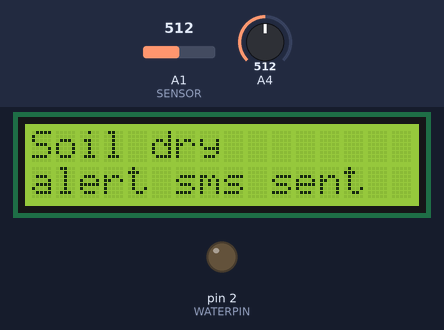
This sketch was run on a simulated Arduino Uno, built with avr-gcc and run on an emulated ATmega328P. Parts: 16×2 character LCD, output pins drawn as LEDs (lit = HIGH). The test bench sets the inputs (shaded band); at power-on: A4 = 512, A1 (SENSOR) = 512. What the sketch prints to the serial monitor is not drawn.

Above: at 1.2 s.
1.3 s: A4 set to 490
At 9.6 s:
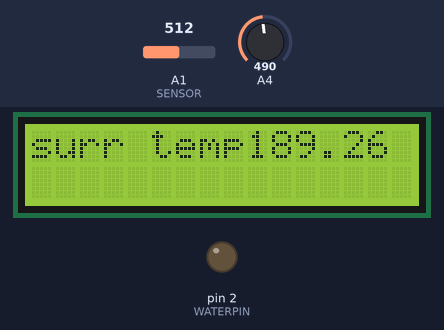
12.5 s: A4 set to 510
At 18.5 s:
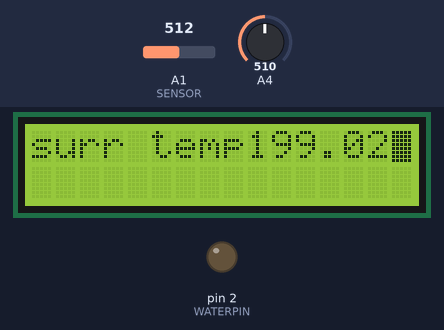
22.0 s: A4 set to 306
At 28.8 s:
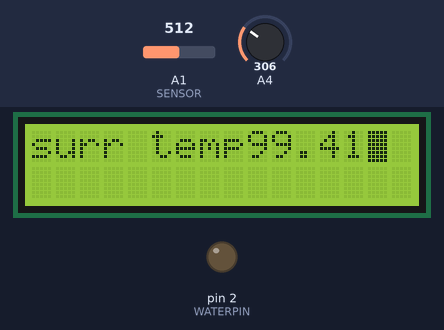
Timing chart, 0 to 30.3 s (numbered marks = the images above; inputs shaded):
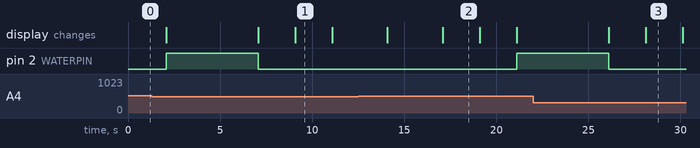

The sketch:

CODES.ino
```cpp
#include <SoftwareSerial.h>
#include <LiquidCrystal.h>
#define WATERPIN 2
#define SENSOR A1
#define MAXDRYNESS 500
#define WATERPOSTDELAY 1000
int ch = 0;
double temp;
int sensorInput;
LiquidCrystal lcd(12, 11, 6, 5, 4, 3);
void setup()
{
    digitalWrite(WATERPIN, LOW);
    pinMode(WATERPIN, OUTPUT);
    Serial.begin(9600);
    lcd.begin(16, 2);
}

void loop()
{

    Soil_Moisture();
    sensorInput = analogRead(A4);
    temp = (double)sensorInput / 1024;
    temp = temp * 5;
    temp = temp - 0.5;
    temp = temp * 100;
    Serial.print("Current Temperature: ");
    lcd.clear();
    Serial.println(temp);
    lcd.print("surr temp");
    lcd.print(temp);
    delay(2000);
    lcd.setCursor(0, 1);
    lcd.blink();
    lcd.clear();
}

void Soil_Moisture()
{
    int SensorValue = analogRead(SENSOR);
    Serial.print("\nSoilMoisture=\n");
    Serial.print(SensorValue);
    Serial.print("\n");

    if (ch % 2 == 0) //SensorValue >= MAXDRYNESS
    {
        Serial.println("Soil dry, start watering\n");
        lcd.clear();
        lcd.print("Soil dry");
        lcd.setCursor(0, 1);
        lcd.print("alert sms sent");
        Serial.println("Alert sms sent\n");
        delay(2000);
        lcd.clear();
        lcd.print("watering started on plant ");
        Serial.println("plant watering started \n");
        digitalWrite(8, HIGH);
        digitalWrite(2, HIGH);
        delay(5000);
        digitalWrite(WATERPIN, LOW);
        ch++;
        lcd.clear();
    }
    else //SensorValue < MAXDRYNESS
    {
        Serial.println("\nSoil is good\n");
        lcd.print("Soil is good");
        delay(3000);
        lcd.clear();
        digitalWrite(8, LOW);
        delay(WATERPOSTDELAY);
        ch++;
    }

    delay(2000);
}
```

Measured:
- what the display in image 1 shows lasts 2.0 s, from 9.1 s to 11.1 s
